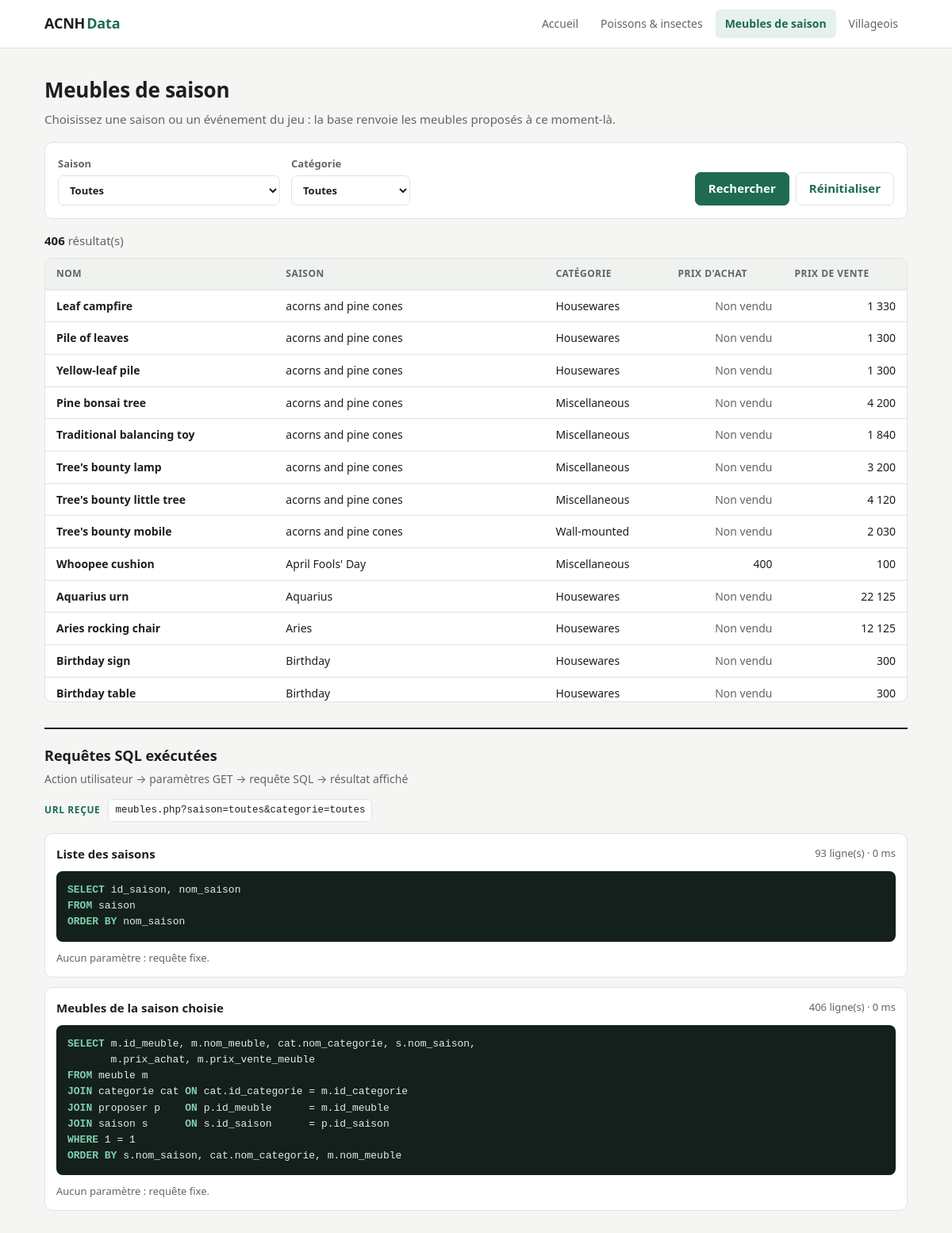
The page /meubles.php?saison=toutes&categorie=toutes on the database its author committed.
### tables this page shows
CREATE TABLE meuble (
  id_meuble            INT          NOT NULL AUTO_INCREMENT,
  id_categorie         INT          NOT NULL,
  nom_meuble           VARCHAR(100) NOT NULL,
  prix_achat           INT          NULL,            
  prix_vente_meuble    INT          NOT NULL,
  bricolable           TINYINT(1)   NOT NULL,
  personnalisable      TINYINT(1)   NOT NULL,
  taille               VARCHAR(10)  NOT NULL,
  exterieur            TINYINT(1)   NOT NULL,
  etiquette            VARCHAR(40)  NOT NULL,
  serie                VARCHAR(40)  NULL,
  catalogue            VARCHAR(20)  NOT NULL,        
  points_hha           INT          NOT NULL,
  version_ajout_meuble VARCHAR(10)  NOT NULL,
  id_interne           INT          NOT NULL,
  PRIMARY KEY (id_meuble),
  UNIQUE KEY uq_id_interne (id_interne),
  KEY idx_categorie (id_categorie),
  KEY idx_catalogue (catalogue),
  CONSTRAINT fk_meuble_categorie FOREIGN KEY (id_categorie)
    REFERENCES categorie (id_categorie),
  CONSTRAINT ck_catalogue CHECK (catalogue IN
    ('For sale', 'Not for sale', 'Not in catalog', 'Seasonal'))
);

CREATE TABLE saison (
  id_saison   INT         NOT NULL AUTO_INCREMENT,
  nom_saison  VARCHAR(80) NOT NULL,
  type_saison VARCHAR(30) NOT NULL,
  PRIMARY KEY (id_saison),
  UNIQUE KEY uq_nom_saison (nom_saison)
);

CREATE TABLE categorie (
  id_categorie  INT         NOT NULL AUTO_INCREMENT,
  nom_categorie VARCHAR(30) NOT NULL,
  PRIMARY KEY (id_categorie),
  UNIQUE KEY uq_nom_categorie (nom_categorie)
);

### meubles.php (the view, shortened to what this page needs)
<?php
require_once __DIR__ . '/includes/db.php';
try {
    $where  = ['1 = 1'];
    $params = [];
    $sql = "SELECT m.id_meuble, m.nom_meuble, cat.nom_categorie, s.nom_saison,
       m.prix_achat, m.prix_vente_meuble
FROM meuble m
JOIN categorie cat ON cat.id_categorie = m.id_categorie
JOIN proposer p    ON p.id_meuble      = m.id_meuble
JOIN saison s      ON s.id_saison      = p.id_saison
WHERE " . implode("\n  AND ", $where) . "
ORDER BY s.nom_saison, cat.nom_categorie, m.nom_meuble";
    $rows  = run_query('Meubles de la saison choisie', $sql, $params);
    $error = null;
} catch (PDOException $ex) {
    $saisons = $rows = [];
    $saison = $categorie = null;
    $error = $ex->getMessage();
}
require __DIR__ . '/includes/header.php';
?>
<div class="page-head">
    <h1>Meubles de saison</h1>
    <p>Choisissez une saison ou un événement du jeu : la base renvoie les meubles proposés à ce moment-là.</p>
</div>
<form class="filters" method="get">
    <label>Saison
        <select name="saison">
            <option value="toutes">Toutes</option>
        </select>
    </label>
    <label>Catégorie
        <select name="categorie">
            <option value="toutes">Toutes</option>
        </select>
    </label>
    <div class="actions">
        <button type="submit">Rechercher</button>
        <a class="btn-ghost" href="<?= e(URL_MEUBLES) ?>">Réinitialiser</a>
    </div>
</form>
<?php if ($error): ?>
    <p class="alert">Erreur SQL : <?= e($error) ?></p>
<?php else: ?>
    <p class="count"><strong><?= count($rows) ?></strong> résultat(s)</p>
    <div class="table-wrap">
        <table class="data">
            <thead><tr><th>Nom</th><th>Saison</th><th>Catégorie</th><th class="num">Prix d'achat</th><th class="num">Prix de vente</th></tr></thead>
            <tbody>
            <?php foreach ($rows as $r): ?>
                <tr>
                    <td class="strong"><?= e(ucfirst($r['nom_meuble'])) ?></td>
                    <td><?= e($r['nom_saison']) ?></td>
                    <td><?= e($r['nom_categorie']) ?></td>
                    <td class="num"><?= $r['prix_achat'] === null ? '<span class="muted">Non vendu</span>' : number_format($r['prix_achat'], 0, ',', ' ') ?></td>
                    <td class="num"><?= number_format($r['prix_vente_meuble'], 0, ',', ' ') ?></td>
                </tr>
            <?php endforeach; ?>
            </tbody>
        </table>
    </div>
<?php endif; ?>
<?php require __DIR__ . '/includes/footer.php'; ?>

### assets/style.css (style rules this page uses)
:root { --bg: #f5f6f4; --surface: #ffffff; --ink: #1b1f1d; --muted: #5f6763; --line: #dfe3e0; --accent: #1e6b52; --accent-soft: #e6f1ec; --code-bg: #14201b; --code-ink: #e3ebe7; --kw: #7fd1ae; --param: #f2c46b; --radius: 10px; }
* { box-sizing: border-box; }
body { margin: 0; background: var(--bg); color: var(--ink); font: 15px/1.55 system-ui, -apple-system, "Segoe UI", Roboto, sans-serif; }
.page-head { padding: 32px 0 16px; }
.page-head h1 { margin: 0 0 6px; font-size: 26px; letter-spacing: -.01em; }
.page-head p { margin: 0; color: var(--muted); max-width: 720px; }
.filters { display: flex; flex-wrap: wrap; gap: 14px; align-items: flex-end; background: var(--surface); border: 1px solid var(--line); border-radius: var(--radius); padding: 16px; margin-bottom: 16px; }
.filters label { display: flex; flex-direction: column; gap: 5px; font-size: 13px; font-weight: 600; color: var(--muted); }
.filters select, .filters input { font: inherit; color: var(--ink); min-width: 150px; padding: 8px 10px; border: 1px solid var(--line); border-radius: 7px; background: #fff; }
.actions { display: flex; gap: 8px; margin-left: auto; }
button, .btn-ghost { font: inherit; font-weight: 600; padding: 8px 16px; border-radius: 7px; cursor: pointer; text-decoration: none; display: inline-block; }
button { background: var(--accent); color: #fff; border: 1px solid var(--accent); }
.btn-ghost { background: transparent; color: var(--accent); border: 1px solid var(--line); }
.count { color: var(--muted); margin: 0 0 10px; }
.count strong { color: var(--ink); }
.table-wrap { background: var(--surface); border: 1px solid var(--line); border-radius: var(--radius); overflow-x: auto; max-height: 560px; overflow-y: auto; }
table.data { width: 100%; border-collapse: collapse; font-size: 14px; }
table.data th { position: sticky; top: 0; background: #f0f2f0; text-align: left; font-size: 12px; text-transform: uppercase; letter-spacing: .04em; color: var(--muted); padding: 10px 14px; border-bottom: 1px solid var(--line); }
table.data td { padding: 9px 14px; border-bottom: 1px solid var(--line); white-space: nowrap; }
.num { text-align: right; font-variant-numeric: tabular-nums; }
.strong { font-weight: 600; }
.muted { color: var(--muted); }
.sql-kw { color: var(--kw); font-weight: 600; }

### rows shown on the page
meuble: nom_meuble "Leaf campfire", saison.nom_saison "acorns and pine cones", id_categorie.nom_categorie "Housewares", shows "Non vendu", prix_vente_meuble "1 330"
meuble: nom_meuble "Pile of leaves", saison.nom_saison "acorns and pine cones", id_categorie.nom_categorie "Housewares", shows "Non vendu", prix_vente_meuble "1 300"
meuble: nom_meuble "Yellow-leaf pile", saison.nom_saison "acorns and pine cones", id_categorie.nom_categorie "Housewares", shows "Non vendu", prix_vente_meuble "1 300"
meuble: nom_meuble "Pine bonsai tree", saison.nom_saison "acorns and pine cones", id_categorie.nom_categorie "Miscellaneous", shows "Non vendu", prix_vente_meuble "4 200"
meuble: nom_meuble "Traditional balancing toy", saison.nom_saison "acorns and pine cones", id_categorie.nom_categorie "Miscellaneous", shows "Non vendu", prix_vente_meuble "1 840"
meuble: nom_meuble "Tree's bounty lamp", saison.nom_saison "acorns and pine cones", id_categorie.nom_categorie "Miscellaneous", shows "Non vendu", prix_vente_meuble "3 200"
meuble: nom_meuble "Tree's bounty little tree", saison.nom_saison "acorns and pine cones", id_categorie.nom_categorie "Miscellaneous", shows "Non vendu", prix_vente_meuble "4 120"
meuble: nom_meuble "Tree's bounty mobile", saison.nom_saison "acorns and pine cones", id_categorie.nom_categorie "Wall-mounted", shows "Non vendu", prix_vente_meuble "2 030"
meuble: nom_meuble "Whoopee cushion", saison.nom_saison "April Fools' Day", id_categorie.nom_categorie "Miscellaneous", prix_achat "400", prix_vente_meuble "100"
meuble: nom_meuble "Aquarius urn", saison.nom_saison "Aquarius", id_categorie.nom_categorie "Housewares", shows "Non vendu", prix_vente_meuble "22 125"
meuble: nom_meuble "Aries rocking chair", saison.nom_saison "Aries", id_categorie.nom_categorie "Housewares", shows "Non vendu", prix_vente_meuble "12 125"
meuble: nom_meuble "Birthday sign", saison.nom_saison "Birthday", id_categorie.nom_categorie "Housewares", shows "Non vendu", prix_vente_meuble "300"
meuble: nom_meuble "Birthday table", saison.nom_saison "Birthday", id_categorie.nom_categorie "Housewares", shows "Non vendu", prix_vente_meuble "300"

### other values the page prints
$label "Accueil"
$label "Poissons & insectes"
$label "Meubles de saison"
$label "Villageois"
count($rows) "406"
